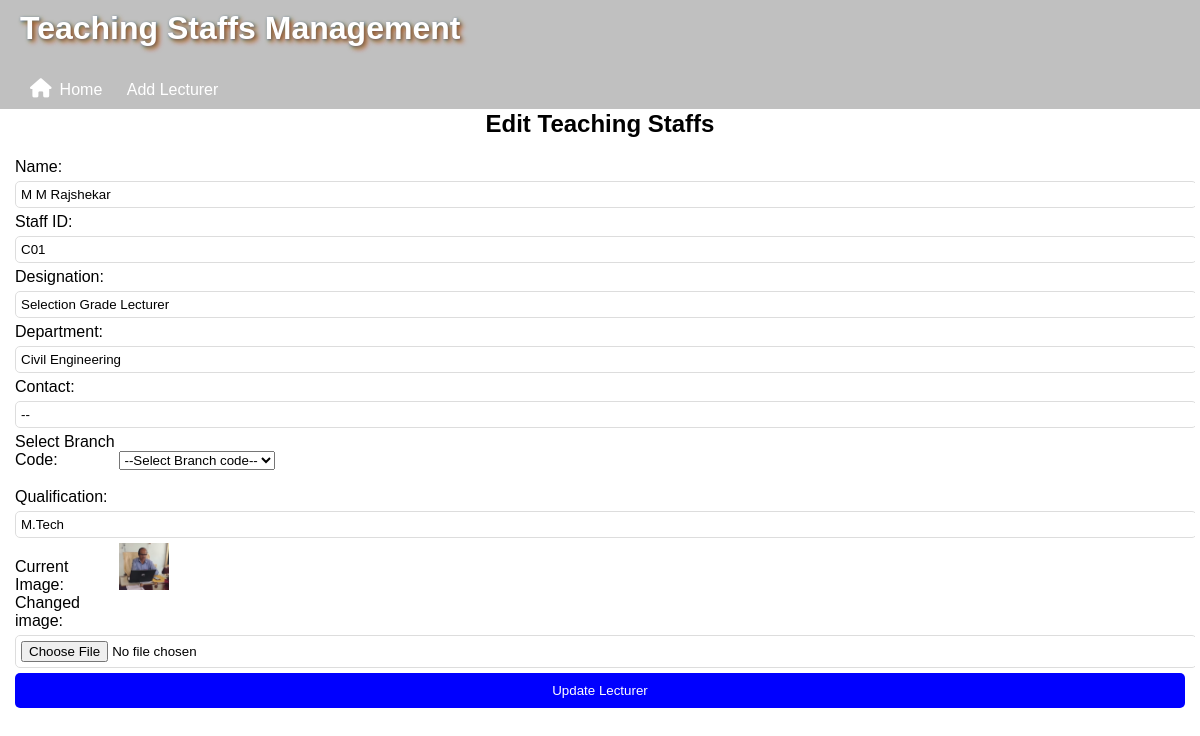
Page /lecturers/edit/7?query= (signed in) on the earlier database version.
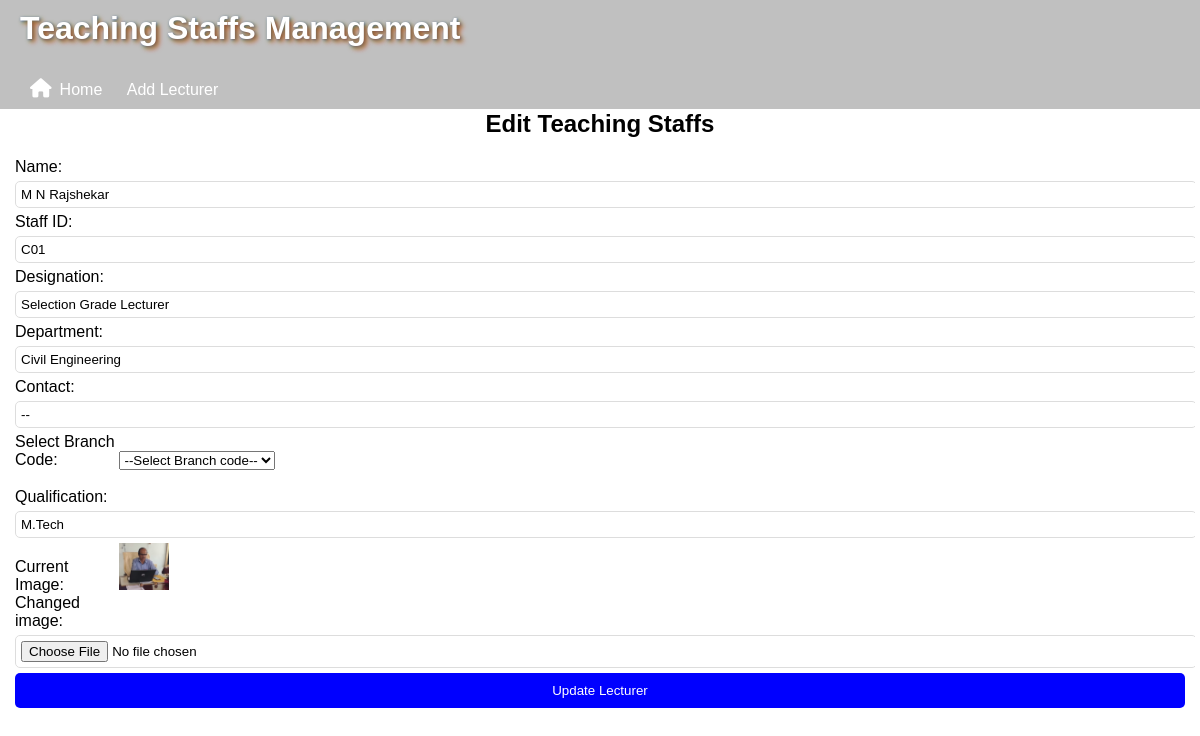
Same page on the later database version.
### models.py (models this page shows)
class Lecturer(db.Model):
    id = db.Column(db.Integer, primary_key=True)
    name = db.Column(db.String(100), nullable=False)
    staff_id = db.Column(db.String(50), unique=True, nullable=False)
    designation = db.Column(db.String(100), nullable=False)
    department = db.Column(db.String(100), nullable=False)
    contact = db.Column(db.String(20), nullable=False)
    branch_code = db.Column(db.String(10), nullable=False)
    qualification = db.Column(db.String(100), nullable=False)
    image = db.Column(db.String(255), nullable=True)

### app.py (the view, shortened to what this page needs)
@app.route("/lecturers/edit/<int:id>", methods=["GET", "POST"])
@login_required
def edit_lecturer(id):
    lecturer = Lecturer.query.get_or_404(id)
    error_message = None  # Store error message if needed
    query = request.args.get('query', '')
    branches = Branch.query.all()
    return render_template("edit_lecturer.html", lecturer=lecturer, branches=branches, query=query)

### app.py (called while the page is built)
@login_manager.user_loader
def load_user(user_id):
    return User.query.get(int(user_id))

### templates/edit_lecturer.html (shortened to what this page needs)
{% extends "lecturer.html" %}
{% block content %}
<h2>Edit Teaching Staffs</h2>
<form method="POST" action="{{ url_for('edit_lecturer', id=lecturer.id, query=request.args.get('query', '')) }}" enctype="multipart/form-data">
    <label>Name:</label>
    <input type="text" name="name" value="{{ lecturer.name }}" required>
    <label>Staff ID:</label>
    <input type="text" name="staff_id" value="{{ lecturer.staff_id }}" required>
    <br>
    <label>Designation:</label>
    <input type="text" name="designation" value="{{ lecturer.designation }}" required>
    <label>Department:</label>
    <input type="text" name="department" value="{{ lecturer.department }}" required>
    <label>Contact:</label>
    <input type="text" name="contact" value="{{ lecturer.contact }}" required>
    <label for="branch_code">Select Branch Code:</label>
    <select id="branch_code" name="branch_code"  required>
        <option value="{{ lecturer.branch_code }}">--Select Branch code--</option>
    </select><br><br>
    <label>Qualification:</label>
    <input type="text" name="qualification" value="{{ lecturer.qualification }}" required>
    <label>Current Image:</label>
    {% if lecturer.image %}
        <img src="{{ url_for('static', filename='lecturer_images/' + lecturer.image) }}" alt="Lecturer Image" width="50"><br>
    {% else %}
        No Image Uploaded<br>
    {% endif %}
    <label>Changed image:</label>
    <input type="file" name="image" accept="image/*"><br>
    <button type="submit">Update Lecturer</button>
</form>
{% endblock %}

Differences in the rows shown:
changed Lecturer "Selection Grade Lecturer": name "M M Rajshekar" → "M N Rajshekar"
